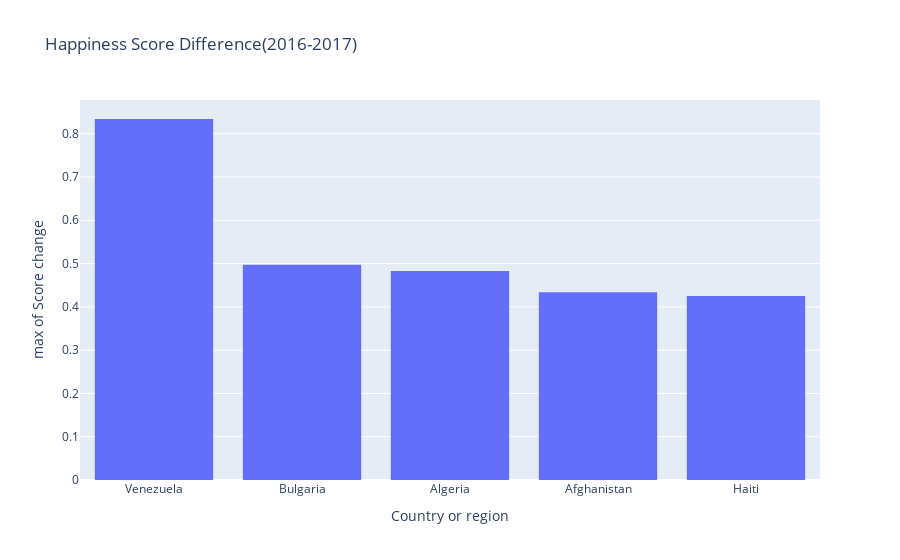

The cell this chart's notebook holds for it:
### Code cell
fig = px.histogram(df, x=score_2016_2017_df["Country"].head(5), y=score_2016_2017_df["Score change (2016-2017)"].head(5),
                   labels={'x':'Country or region', "y":"Score change"},
                   histfunc='max',
                  title="Happiness Score Difference(2016-2017)")
fig.show()

### Figure 1 — Plotly figure (JSON) as saved in the notebook; plotly's stock layout.template omitted (floating-point values rounded to 4 significant figures)
{"data": [{"alignmentgroup": "True", "bingroup": "x", "histfunc": "max", "hovertemplate": "Country or region=%{x}<br>max of Score change=%{y}<extra></extra>", "legendgroup": "", "marker": {"color": "#636efa", "pattern": {"shape": ""}}, "name": "", "offsetgroup": "", "orientation": "v", "showlegend": false, "type": "histogram", "x": ["Venezuela", "Bulgaria", "Algeria", "Afghanistan", "Haiti"], "xaxis": "x", "y": [0.834, 0.497, 0.483, 0.434, 0.425], "yaxis": "y"}], "layout": {"autosize": true, "barmode": "relative", "legend": {"tracegroupgap": 0}, "title": {"text": "Happiness Score Difference(2016-2017)"}, "xaxis": {"anchor": "y", "autorange": true, "domain": [0, 1], "range": [-0.5, 4.5], "title": {"text": "Country or region"}, "type": "category"}, "yaxis": {"anchor": "x", "autorange": true, "domain": [0, 1], "range": [0, 0.8779], "title": {"text": "max of Score change"}, "type": "linear"}}}
